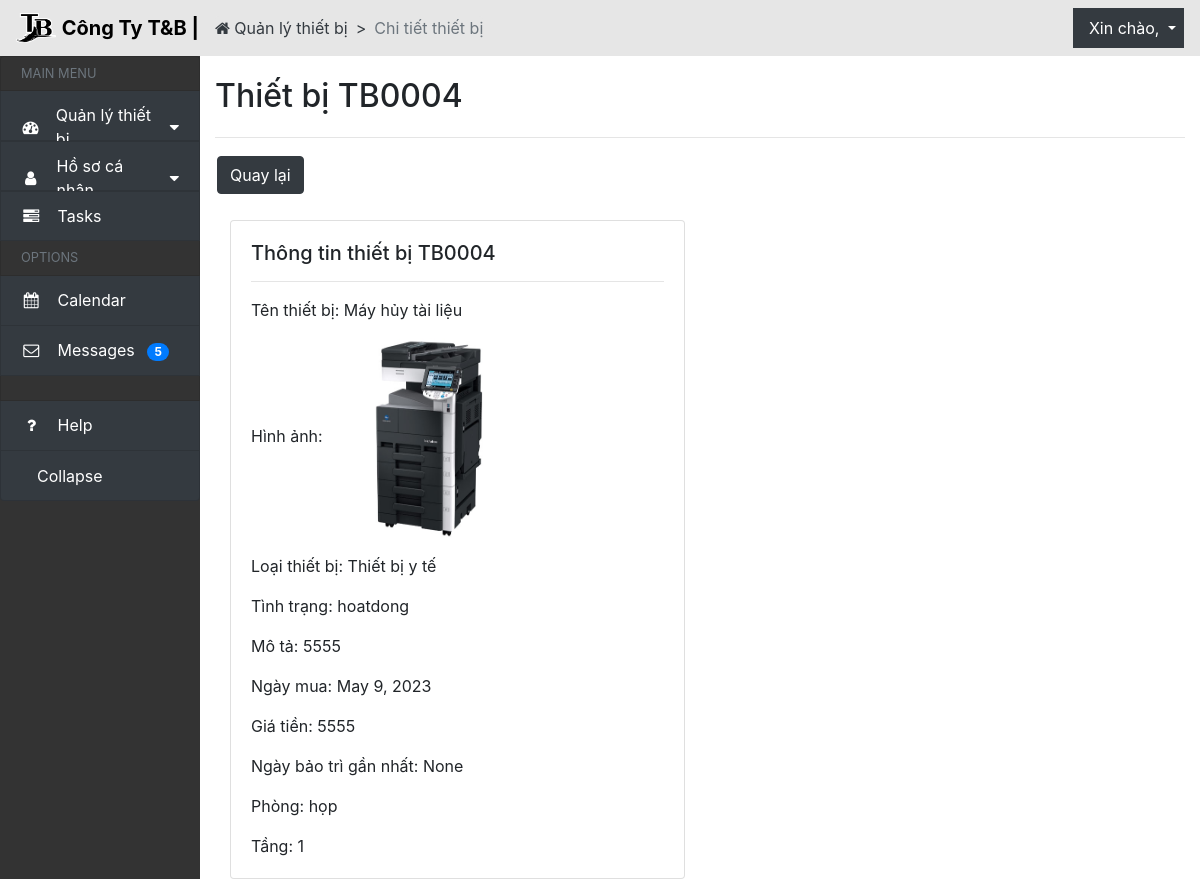
The page /thietbi/TB0004 on the database its author committed.
### QLthietbi_app/models.py (models this page shows, shortened)
class ThietBi(models.Model):
    id_thiet_bi = models.CharField(max_length=10, primary_key=True, blank=False, null=False, unique=True, editable=False)
    ten_thiet_bi = models.CharField(max_length=30, verbose_name='Tên thiết bị', blank=False, null=True)
    loai_thiet_bi = models.ForeignKey(LoaiThietBi, on_delete=models.SET_NULL, null=True, verbose_name='Loại thiết bị')
    phong = models.ForeignKey(Phong, on_delete=models.SET_NULL, null=True,blank=False, verbose_name='Phòng')
    tang = models.ForeignKey(Tang, on_delete=models.SET_NULL, null=True,blank=False, verbose_name='Tầng')
    hinh_anh = models.ImageField(upload_to='images/', blank=False, null=True, verbose_name='Hình ảnh')
    ngay_mua = models.DateField(verbose_name='Ngày mua')
    gia_mua = models.IntegerField(verbose_name='Giá mua')
    tinh_trang_choices = [
        ('hoatdong', 'Hoạt động'),
        ('dangbaotri', 'Đang bảo trì'),
        ('bihong', 'Bị hỏng'),
    ]
    tinh_trang = models.CharField(max_length=10, choices=tinh_trang_choices, default='hoatdong', verbose_name='Tình trạng', blank=False, null=True)
    ngay_bao_tri = models.DateField(verbose_name='Ngày bảo trì',blank=True, null=True)
    mo_ta = models.TextField(verbose_name='Mô tả', blank=True, null=True)
    class Meta:
        verbose_name_plural = 'Thiết bị'

class LoaiThietBi(models.Model):
    ten_loaithietbi = models.CharField(max_length=30, verbose_name='Tên loại thiết bị')
    class Meta:
        ordering = ['-ten_loaithietbi']
        verbose_name_plural = 'Loại thiết bị'
    def __str__(self):
        return self.ten_loaithietbi

class Phong(models.Model):
    tang = models.ForeignKey(Tang, on_delete=models.CASCADE, verbose_name='Tầng')
    ten_phong = models.CharField(max_length=30, verbose_name='Tên phòng')
    class Meta:
        ordering = ['-ten_phong']
        verbose_name_plural = 'Phòng'
    def __str__(self):
        return self.ten_phong

class Tang(models.Model):
    ten_tang = models.CharField(max_length=10,verbose_name='Số tầng')
    class meta:
        ordering = ['-ten_tang']
        verbose_name_plural = 'Tầng'
    def __str__(self):
        return self.ten_tang

### QLthietbi_app/views.py (the view)
# urls.py: path('thietbi/<str:id_thiet_bi>', views.render_chitietthietbi, name='render_chitietthietbi'),
def render_chitietthietbi(request, id_thiet_bi):
    thietbi = ThietBi.objects.get(id_thiet_bi=id_thiet_bi)
    return render(request,"chitiettb.html", {'thietbi': thietbi})

### QLthietbi_app/templates/chitiettb.html (shortened to what this page needs)
{% load static %}
<!DOCTYPE html>
<html lang="en">
  <head>
    <link
      rel="stylesheet"
      href="https://cdn.jsdelivr.net/npm/bootstrap@4.6.2/dist/css/bootstrap.min.css"
    />
    <link
      rel="stylesheet"
      href="https://stackpath.bootstrapcdn.com/font-awesome/4.7.0/css/font-awesome.min.css"
    />
    <link
      rel="stylesheet"
      href="https://cdnjs.cloudflare.com/ajax/libs/normalize/8.0.1/normalize.min.css"
    />
    <link rel="stylesheet" href="../static/css/quanly.css" />
  </head>
  <body>
    <nav
      class="navbar navbar-expand-md navbar fixed-top"
      style="background-color: #e6e6e6"
    >
      <a class="navbar-brand" href="#">
        <img
          src="{% static 'imgs/logo.png' %}"
          width="40"
          height="30"
          class="d-inline-block align-top"
          alt=""
        />
        <span style="font-weight: bold; color: black">Công Ty T&B |</span>
      </a>
      <ol class="breadcrumb">
        <li class="breadcrumb-item">
          <a href="{% url 'QLthietbi_app:render_trangchinh' %}"
            ><i class="fa fa-home" aria-hidden="true"></i> Quản lý thiết bị</a
          >
        </li>
        <li class="breadcrumb-item active" aria-current="page">
          Chi tiết thiết bị
        </li>
      </ol>
      <div class="collapse navbar-collapse" id="navbarNavDropdown">
        <ul class="navbar-nav ml-auto">
          <li class="nav-item dropdown">
            <a
              class="nav-link dropdown-toggle bg-dark"
              href="#"
              id="navbarDropdownMenuLink"
              data-toggle="dropdown"
            >
              <span class="ml-2" style="color: white"
                >Xin chào, {{user.username}}</span
              >
            </a>
          </li>
        </ul>
      </div>
    </nav>
    <div class="row" id="body-row">
      <div
        id="sidebar-container"
        class="sidebar-expanded d-none d-md-block col-2"
      >
        <ul class="list-group sticky-top sticky-offset">
          <li
            class="list-group-item sidebar-separator-title text-muted d-flex align-items-center menu-collapsed"
          >
            <small>MAIN MENU</small>
          </li>
          <a
            href="#submenu1"
            data-toggle="collapse"
            aria-expanded="false"
            class="bg-dark list-group-item list-group-item-action flex-column align-items-start"
          >
            <div class="d-flex w-100 justify-content-start align-items-center">
              <span class="fa fa-dashboard fa-fw mr-3"></span>
              <span class="menu-collapsed">Quản lý thiết bị</span>
              <span class="submenu-icon ml-auto"></span>
            </div>
          </a>
          <a
            href="#submenu2"
            data-toggle="collapse"
            aria-expanded="false"
            class="bg-dark list-group-item list-group-item-action flex-column align-items-start"
          >
            <div class="d-flex w-100 justify-content-start align-items-center">
              <span class="fa fa-user fa-fw mr-3"></span>
              <span class="menu-collapsed">Hồ sơ cá nhân</span>
              <span class="submenu-icon ml-auto"></span>
            </div>
          </a>
          <a href="#" class="bg-dark list-group-item list-group-item-action">
            <div class="d-flex w-100 justify-content-start align-items-center">
              <span class="fa fa-tasks fa-fw mr-3"></span>
              <span class="menu-collapsed">Tasks</span>
            </div>
          </a>
          <li
            class="list-group-item sidebar-separator-title text-muted d-flex align-items-center menu-collapsed"
          >
            <small>OPTIONS</small>
          </li>
          <a href="#" class="bg-dark list-group-item list-group-item-action">
            <div class="d-flex w-100 justify-content-start align-items-center">
              <span class="fa fa-calendar fa-fw mr-3"></span>
              <span class="menu-collapsed">Calendar</span>
            </div>
          </a>
          <a href="#" class="bg-dark list-group-item list-group-item-action">
            <div class="d-flex w-100 justify-content-start align-items-center">
              <span class="fa fa-envelope-o fa-fw mr-3"></span>
              <span class="menu-collapsed"
                >Messages
                <span class="badge badge-pill badge-primary ml-2">5</span></span
              >
            </div>
          </a>
          <li class="list-group-item sidebar-separator menu-collapsed"></li>
          <a href="#" class="bg-dark list-group-item list-group-item-action">
            <div class="d-flex w-100 justify-content-start align-items-center">
              <span class="fa fa-question fa-fw mr-3"></span>
              <span class="menu-collapsed">Help</span>
            </div>
          </a>
          <a
            href="#"
            data-toggle="sidebar-colapse"
            class="bg-dark list-group-item list-group-item-action d-flex align-items-center"
          >
            <div class="d-flex w-100 justify-content-start align-items-center">
              <span id="collapse-text" class="menu-collapsed">Collapse</span>
            </div>
          </a>
        </ul>
      </div>
      <div class="col">
        <h1>Thiết bị {{thietbi.id_thiet_bi}}</h1>
        <hr />
        <a
          href="{% url 'QLthietbi_app:render_trangchinh' %}"
          class="btn btn-dark"
          >Quay lại</a
        >
        <br /><br />
        <div class="container">
          <div class="row">
            <div class="col-md-6">
              <div class="card">
                <div class="card-body">
                  <h5 class="card-title">
                    Thông tin thiết bị {{thietbi.id_thiet_bi}}
                  </h5>
                  <hr />
                  <p class="card-text">
                    Tên thiết bị: {{thietbi.ten_thiet_bi}}
                  </p>
                  <p class="card-img-fluid">
                    Hình ảnh:
                    <img
                      src="{{thietbi.hinh_anh.url}}"
                      alt="Hình ảnh thiết bị"
                      width="200"
                      height="200"
                    />
                  </p>
                  <p class="card-text">
                    Loại thiết bị: {{thietbi.loai_thiet_bi}}
                  </p>
                  <p class="card-text">Tình trạng: {{thietbi.tinh_trang}}</p>
                  <p class="card-text">Mô tả: {{thietbi.mo_ta}}</p>
                  <p class="card-text">Ngày mua: {{thietbi.ngay_mua}}</p>
                  <p class="card-text">Giá tiền: {{thietbi.gia_mua}}</p>
                  <p class="card-text">
                    Ngày bảo trì gần nhất: {{thietbi.ngay_bao_tri}}
                  </p>
                  <p class="card-text">Phòng: {{thietbi.phong}}</p>
                  <p class="card-text">Tầng: {{thietbi.tang}}</p>
                </div>
              </div>
            </div>
          </div>
        </div>
      </div>
    </div>
  </body>
</html>

### QLthietbi_app/static/css/quanly.css (style rules this page uses)
body { padding-top: 56px; background-size: cover; background-repeat: no-repeat; background-attachment: fixed; background-position: center; }
body { background-image: url("https://static.pexels.com/photos/414171/pexels-photo-414171.jpeg"); background-size: cover; -webkit-animation: slidein 100s; animation: slidein 100s; -webkit-animation-fill-mode: forwards; animation-fill-mode: forwards; -webkit-animation-iteration-count: infinite; animation-iteration-count: infinite; -webkit-animation-direction: alternate; animation-direction: alternate; }
.sticky-offset { top: 56px; }
.dropdown-toggle::after { color: white; }
.btn-dark { margin: 2px; }
#body-row { margin-left: 0; margin-right: 0; }
#sidebar-container { min-height: 100vh; background-color: #333; padding: 0; }
.sidebar-expanded { width: 230px; }
#sidebar-container .list-group a { height: 50px; color: white; }
.sidebar-separator-title { background-color: #333; height: 35px; }
.sidebar-separator { background-color: #333; height: 25px; }
#sidebar-container .list-group .list-group-item[aria-expanded="false"] .submenu-icon::after { content: " \f0d7"; font-family: FontAwesome; display: inline; text-align: right; padding-left: 10px; }
.breadcrumb { background-color: #e6e6e6; color : #343a40; padding: 0%; margin: 0%; }
.breadcrumb-item + .breadcrumb-item::before { content: ">"; color: #343a40; }
.breadcrumb-item a { color: #343a40; }

### rows shown on the page
ThietBi: id_thiet_bi "TB0004", ten_thiet_bi "Máy hủy tài liệu", hinh_anh (picture), loai_thiet_bi "Thiết bị y tế", tinh_trang "hoatdong", mo_ta "5555", ngay_mua "May 9, 2023", gia_mua "5555", ngay_bao_tri "None", phong "họp", tang "1"
